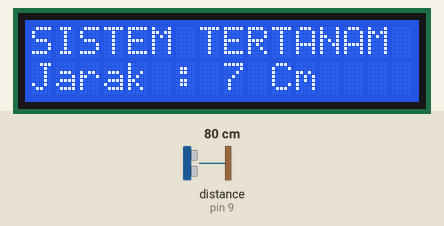
Bench run of a sketch on a simulated Arduino Uno, built with avr-gcc and run on an emulated ATmega328P. On the bench: 16×2 character LCD. Wiring (inferred from the names in the program): ultrasonic range finder: trigger pin 10; echo pin 9. Inputs (shaded band) come from the test bench; at power-on: distance to the obstacle (sensor on pin 9) 80 cm. The echo pulse lasts 58.3 µs per cm.

Above: at 1.2 s.
1.3 s: distance to the obstacle (sensor on pin 9) set to 2 cm
At 1.9 s:
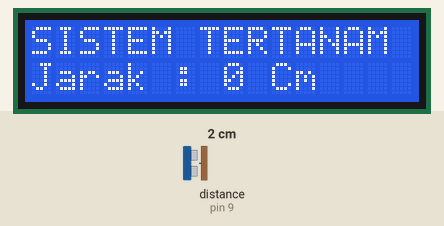
2.8 s: distance to the obstacle (sensor on pin 9) set to 18 cm
At 3.2 s:
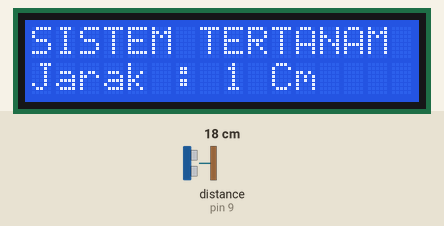
4.3 s: distance to the obstacle (sensor on pin 9) set to 35 cm
At 5.4 s:
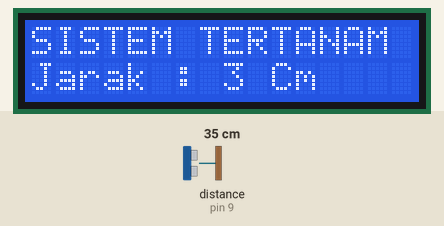
Timing chart, 0 to 7.3 s (numbered marks = the images above; inputs shaded):
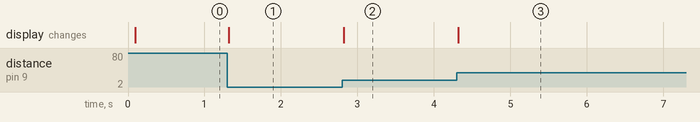

Measured:
- after the input at 1.3 s, the display: changes at once (image 1)
- after the input at 2.8 s, the display: changes at once (image 2)
- after the input at 4.3 s, the display: changes at once (image 3)

The sketch:

MenghitungJarak.ino
```cpp
#include <Wire.h>
#include <LiquidCrystal_I2C.h>

// Set the LCD address to 0x27 for a 16 chars and 2 line display
LiquidCrystal_I2C lcd(0x27, 16, 2);
const int trigPin = 10;
const int echoPin = 9;

long duration;
int distance;

void setup()
{
	lcd.begin();
  pinMode(trigPin, OUTPUT);
  pinMode(echoPin, INPUT);
  lcd.setCursor(0,0);
  lcd.print("SISTEM TERTANAM");
}

void loop()
{
	digitalWrite(trigPin, LOW);
  delayMicroseconds(2);
  digitalWrite(trigPin, HIGH);
  delayMicroseconds(10);
  digitalWrite(trigPin, LOW);

  //
  duration = pulseIn(echoPin, HIGH);

  //
  distance = duration*0.0034/2;

  //
  lcd.setCursor(0,1);
  lcd.print("Jarak : ");
  lcd.print(distance);
  lcd.print(" Cm");
}
```
